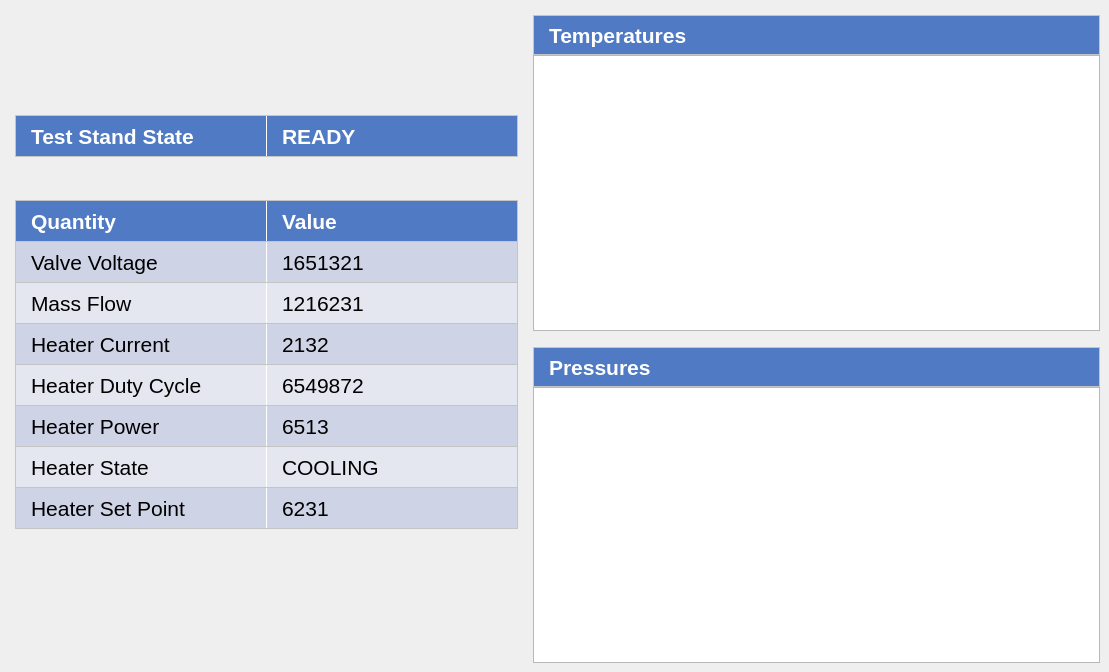
    <widget class="QWidget" name="page_diagnostics">
     <widget class="QFrame" name="diagnostics_state_row">
      <property name="geometry">
       <rect>
        <x>15</x>
        <y>115</y>
        <width>503</width>
        <height>42</height>
       </rect>
      </property>
      <property name="styleSheet">
       <string notr="true">background-color: rgb(255, 255, 255);</string>
      </property>
      <property name="frameShape">
       <enum>QFrame::StyledPanel</enum>
      </property>
      <property name="frameShadow">
       <enum>QFrame::Raised</enum>
      </property>
      <widget class="QLabel" name="diagnostics_state_text">
       <property name="enabled">
        <bool>true</bool>
       </property>
       <property name="geometry">
        <rect>
         <x>1</x>
         <y>1</y>
         <width>250</width>
         <height>40</height>
        </rect>
       </property>
       <property name="font">
        <font>
         <pointsize>16</pointsize>
         <weight>75</weight>
         <bold>true</bold>
        </font>
       </property>
       <property name="styleSheet">
        <string notr="true"> background-color: rgb(80, 122, 196); color: rgb(255, 255, 255); border: 0px;</string>
       </property>
       <property name="text">
        <string>Test Stand State</string>
       </property>
       <property name="indent">
        <number>15</number>
       </property>
      </widget>
      <widget class="QLabel" name="diagnostics_state_value">
       <property name="geometry">
        <rect>
         <x>252</x>
         <y>1</y>
         <width>250</width>
         <height>40</height>
        </rect>
       </property>
       <property name="font">
        <font>
         <pointsize>16</pointsize>
         <weight>75</weight>
         <bold>true</bold>
        </font>
       </property>
       <property name="styleSheet">
        <string notr="true"> background-color: rgb(80, 122, 196); color: rgb(255, 255, 255); border: 0px;</string>
       </property>
       <property name="text">
        <string>READY</string>
       </property>
       <property name="indent">
        <number>15</number>
       </property>
      </widget>
     </widget>
     <widget class="QFrame" name="diagnostics_header">
      <property name="geometry">
       <rect>
        <x>15</x>
        <y>200</y>
        <width>503</width>
        <height>42</height>
       </rect>
      </property>
      <property name="styleSheet">
       <string notr="true">background-color: rgb(255, 255, 255);</string>
      </property>
      <property name="frameShape">
       <enum>QFrame::StyledPanel</enum>
      </property>
      <property name="frameShadow">
       <enum>QFrame::Raised</enum>
      </property>
      <widget class="QLabel" name="diagnostics_quantity_text">
       <property name="enabled">
        <bool>true</bool>
       </property>
       <property name="geometry">
        <rect>
         <x>1</x>
         <y>1</y>
         <width>250</width>
         <height>40</height>
        </rect>
       </property>
       <property name="font">
        <font>
         <pointsize>16</pointsize>
         <weight>75</weight>
         <bold>true</bold>
        </font>
       </property>
       <property name="styleSheet">
        <string notr="true"> background-color: rgb(80, 122, 196); color: rgb(255, 255, 255); border: 0px;</string>
       </property>
       <property name="text">
        <string>Quantity</string>
       </property>
       <property name="indent">
        <number>15</number>
       </property>
      </widget>
      <widget class="QLabel" name="diagnostics_value_text">
       <property name="geometry">
        <rect>
         <x>252</x>
         <y>1</y>
         <width>250</width>
         <height>40</height>
        </rect>
       </property>
       <property name="font">
        <font>
         <pointsize>16</pointsize>
         <weight>75</weight>
         <bold>true</bold>
        </font>
       </property>
       <property name="styleSheet">
        <string notr="true"> background-color: rgb(80, 122, 196); color: rgb(255, 255, 255); border: 0px;</string>
       </property>
       <property name="text">
        <string>Value</string>
       </property>
       <property name="indent">
        <number>15</number>
       </property>
      </widget>
     </widget>
     <widget class="QFrame" name="diagnostics_row01">
      <property name="geometry">
       <rect>
        <x>15</x>
        <y>241</y>
        <width>503</width>
        <height>42</height>
       </rect>
      </property>
      <property name="styleSheet">
       <string notr="true">background-color: rgb(255, 255, 255);</string>
      </property>
      <property name="frameShape">
       <enum>QFrame::StyledPanel</enum>
      </property>
      <property name="frameShadow">
       <enum>QFrame::Raised</enum>
      </property>
      <widget class="QLabel" name="diagnostics_r01_label">
       <property name="enabled">
        <bool>true</bool>
       </property>
       <property name="geometry">
        <rect>
         <x>1</x>
         <y>1</y>
         <width>250</width>
         <height>40</height>
        </rect>
       </property>
       <property name="font">
        <font>
         <pointsize>16</pointsize>
         <weight>50</weight>
         <bold>false</bold>
        </font>
       </property>
       <property name="styleSheet">
        <string notr="true">color: rgb(0, 0, 0); border: 0px;
background-color: rgb(206, 211, 230);</string>
       </property>
       <property name="text">
        <string>Valve Voltage</string>
       </property>
       <property name="indent">
        <number>15</number>
       </property>
      </widget>
      <widget class="QLabel" name="diagnostics_r01_value">
       <property name="geometry">
        <rect>
         <x>252</x>
         <y>1</y>
         <width>250</width>
         <height>40</height>
        </rect>
       </property>
       <property name="font">
        <font>
         <pointsize>16</pointsize>
         <weight>50</weight>
         <bold>false</bold>
        </font>
       </property>
       <property name="styleSheet">
        <string notr="true">color: rgb(0, 0, 0); border: 0px;
background-color: rgb(206, 211, 230);</string>
       </property>
       <property name="text">
        <string>1651321</string>
       </property>
       <property name="indent">
        <number>15</number>
       </property>
      </widget>
     </widget>
     <widget class="QFrame" name="diagnostics_row02">
      <property name="geometry">
       <rect>
        <x>15</x>
        <y>282</y>
        <width>503</width>
        <height>42</height>
       </rect>
      </property>
      <property name="styleSheet">
       <string notr="true">background-color: rgb(255, 255, 255);</string>
      </property>
      <property name="frameShape">
       <enum>QFrame::StyledPanel</enum>
      </property>
      <property name="frameShadow">
       <enum>QFrame::Raised</enum>
      </property>
      <widget class="QLabel" name="diagnostics_r02_label">
       <property name="enabled">
        <bool>true</bool>
       </property>
       <property name="geometry">
        <rect>
         <x>1</x>
         <y>1</y>
         <width>250</width>
         <height>40</height>
        </rect>
       </property>
       <property name="font">
        <font>
         <pointsize>16</pointsize>
         <weight>50</weight>
         <bold>false</bold>
        </font>
       </property>
       <property name="styleSheet">
        <string notr="true">color: rgb(0, 0, 0); border: 0px;
background-color: rgb(229, 231, 240);</string>
       </property>
       <property name="text">
        <string>Mass Flow</string>
       </property>
       <property name="indent">
        <number>15</number>
       </property>
      </widget>
      <widget class="QLabel" name="diagnostics_r02_value">
       <property name="geometry">
        <rect>
         <x>252</x>
         <y>1</y>
         <width>250</width>
         <height>40</height>
        </rect>
       </property>
       <property name="font">
        <font>
         <pointsize>16</pointsize>
         <weight>50</weight>
         <bold>false</bold>
        </font>
       </property>
       <property name="styleSheet">
        <string notr="true">color: rgb(0, 0, 0); border: 0px;
background-color: rgb(229, 231, 240);</string>
       </property>
       <property name="text">
        <string>1216231</string>
       </property>
       <property name="indent">
        <number>15</number>
       </property>
      </widget>
     </widget>
     <widget class="QFrame" name="diagnostics_row04">
      <property name="geometry">
       <rect>
        <x>15</x>
        <y>364</y>
        <width>503</width>
        <height>42</height>
       </rect>
      </property>
      <property name="styleSheet">
       <string notr="true">background-color: rgb(255, 255, 255);</string>
      </property>
      <property name="frameShape">
       <enum>QFrame::StyledPanel</enum>
      </property>
      <property name="frameShadow">
       <enum>QFrame::Raised</enum>
      </property>
      <widget class="QLabel" name="diagnostics_r04_label">
       <property name="enabled">
        <bool>true</bool>
       </property>
       <property name="geometry">
        <rect>
         <x>1</x>
         <y>1</y>
         <width>250</width>
         <height>40</height>
        </rect>
       </property>
       <property name="font">
        <font>
         <pointsize>16</pointsize>
         <weight>50</weight>
         <bold>false</bold>
        </font>
       </property>
       <property name="styleSheet">
        <string notr="true">color: rgb(0, 0, 0); border: 0px;
background-color: rgb(229, 231, 240);</string>
       </property>
       <property name="text">
        <string>Heater Duty Cycle</string>
       </property>
       <property name="indent">
        <number>15</number>
       </property>
      </widget>
      <widget class="QLabel" name="diagnostics_r04_value">
       <property name="geometry">
        <rect>
         <x>252</x>
         <y>1</y>
         <width>250</width>
         <height>40</height>
        </rect>
       </property>
       <property name="font">
        <font>
         <pointsize>16</pointsize>
         <weight>50</weight>
         <bold>false</bold>
        </font>
       </property>
       <property name="styleSheet">
        <string notr="true">color: rgb(0, 0, 0); border: 0px;
background-color: rgb(229, 231, 240);</string>
       </property>
       <property name="text">
        <string>6549872</string>
       </property>
       <property name="indent">
        <number>15</number>
       </property>
      </widget>
     </widget>
     <widget class="QFrame" name="diagnostics_row03">
      <property name="geometry">
       <rect>
        <x>15</x>
        <y>323</y>
        <width>503</width>
        <height>42</height>
       </rect>
      </property>
      <property name="styleSheet">
       <string notr="true">background-color: rgb(255, 255, 255);</string>
      </property>
      <property name="frameShape">
       <enum>QFrame::StyledPanel</enum>
      </property>
      <property name="frameShadow">
       <enum>QFrame::Raised</enum>
      </property>
      <widget class="QLabel" name="diagnostics_r03_label">
       <property name="enabled">
        <bool>true</bool>
       </property>
       <property name="geometry">
        <rect>
         <x>1</x>
         <y>1</y>
         <width>250</width>
         <height>40</height>
        </rect>
       </property>
       <property name="font">
        <font>
         <pointsize>16</pointsize>
         <weight>50</weight>
         <bold>false</bold>
        </font>
       </property>
       <property name="styleSheet">
        <string notr="true">color: rgb(0, 0, 0); border: 0px;
background-color: rgb(206, 211, 230);</string>
       </property>
       <property name="text">
        <string>Heater Current</string>
       </property>
       <property name="indent">
        <number>15</number>
       </property>
      </widget>
      <widget class="QLabel" name="diagnostics_r03_value">
       <property name="geometry">
        <rect>
         <x>252</x>
         <y>1</y>
         <width>250</width>
         <height>40</height>
        </rect>
       </property>
       <property name="font">
        <font>
         <pointsize>16</pointsize>
         <weight>50</weight>
         <bold>false</bold>
        </font>
       </property>
       <property name="styleSheet">
        <string notr="true">color: rgb(0, 0, 0); border: 0px;
background-color: rgb(206, 211, 230);</string>
       </property>
       <property name="text">
        <string>2132</string>
       </property>
       <property name="indent">
        <number>15</number>
       </property>
      </widget>
     </widget>
     <widget class="QFrame" name="diagnostics_row06">
      <property name="geometry">
       <rect>
        <x>15</x>
        <y>446</y>
        <width>503</width>
        <height>42</height>
       </rect>
      </property>
      <property name="styleSheet">
       <string notr="true">background-color: rgb(255, 255, 255);</string>
      </property>
      <property name="frameShape">
       <enum>QFrame::StyledPanel</enum>
      </property>
      <property name="frameShadow">
       <enum>QFrame::Raised</enum>
      </property>
      <widget class="QLabel" name="diagnostics_r06_label">
       <property name="enabled">
        <bool>true</bool>
       </property>
       <property name="geometry">
        <rect>
         <x>1</x>
         <y>1</y>
         <width>250</width>
         <height>40</height>
        </rect>
       </property>
       <property name="font">
        <font>
         <pointsize>16</pointsize>
         <weight>50</weight>
         <bold>false</bold>
        </font>
       </property>
       <property name="styleSheet">
        <string notr="true">color: rgb(0, 0, 0); border: 0px;
background-color: rgb(229, 231, 240);</string>
       </property>
       <property name="text">
        <string>Heater State</string>
       </property>
       <property name="indent">
        <number>15</number>
       </property>
      </widget>
      <widget class="QLabel" name="diagnostics_r06_value">
       <property name="geometry">
        <rect>
         <x>252</x>
         <y>1</y>
         <width>250</width>
         <height>40</height>
        </rect>
       </property>
       <property name="font">
        <font>
         <pointsize>16</pointsize>
         <weight>50</weight>
         <bold>false</bold>
        </font>
       </property>
       <property name="styleSheet">
        <string notr="true">color: rgb(0, 0, 0); border: 0px;
background-color: rgb(229, 231, 240);</string>
       </property>
       <property name="text">
        <string>COOLING</string>
       </property>
       <property name="indent">
        <number>15</number>
       </property>
      </widget>
     </widget>
     <widget class="QFrame" name="diagnostics_row05">
      <property name="geometry">
       <rect>
        <x>15</x>
        <y>405</y>
        <width>503</width>
        <height>42</height>
       </rect>
      </property>
      <property name="styleSheet">
       <string notr="true">background-color: rgb(255, 255, 255);</string>
      </property>
      <property name="frameShape">
       <enum>QFrame::StyledPanel</enum>
      </property>
      <property name="frameShadow">
       <enum>QFrame::Raised</enum>
      </property>
      <widget class="QLabel" name="diagnostics_r05_label">
       <property name="enabled">
        <bool>true</bool>
       </property>
       <property name="geometry">
        <rect>
         <x>1</x>
         <y>1</y>
         <width>250</width>
         <height>40</height>
        </rect>
       </property>
       <property name="font">
        <font>
         <pointsize>16</pointsize>
         <weight>50</weight>
         <bold>false</bold>
        </font>
       </property>
       <property name="styleSheet">
        <string notr="true">color: rgb(0, 0, 0); border: 0px;
background-color: rgb(206, 211, 230);</string>
       </property>
       <property name="text">
        <string>Heater Power</string>
       </property>
       <property name="indent">
        <number>15</number>
       </property>
      </widget>
      <widget class="QLabel" name="diagnostics_r05_value">
       <property name="geometry">
        <rect>
         <x>252</x>
         <y>1</y>
         <width>250</width>
         <height>40</height>
        </rect>
       </property>
       <property name="font">
        <font>
         <pointsize>16</pointsize>
         <weight>50</weight>
         <bold>false</bold>
        </font>
       </property>
       <property name="styleSheet">
        <string notr="true">color: rgb(0, 0, 0); border: 0px;
background-color: rgb(206, 211, 230);</string>
       </property>
       <property name="text">
        <string>6513</string>
       </property>
       <property name="indent">
        <number>15</number>
       </property>
      </widget>
     </widget>
     <widget class="QFrame" name="diagnostics_row07">
      <property name="geometry">
       <rect>
        <x>15</x>
        <y>487</y>
        <width>503</width>
        <height>42</height>
       </rect>
      </property>
      <property name="styleSheet">
       <string notr="true">background-color: rgb(255, 255, 255);</string>
      </property>
      <property name="frameShape">
       <enum>QFrame::StyledPanel</enum>
      </property>
      <property name="frameShadow">
       <enum>QFrame::Raised</enum>
      </property>
      <widget class="QLabel" name="diagnostics_r07_label">
       <property name="enabled">
        <bool>true</bool>
       </property>
       <property name="geometry">
        <rect>
         <x>1</x>
         <y>1</y>
         <width>250</width>
         <height>40</height>
        </rect>
       </property>
       <property name="font">
        <font>
         <pointsize>16</pointsize>
         <weight>50</weight>
         <bold>false</bold>
        </font>
       </property>
       <property name="styleSheet">
        <string notr="true">color: rgb(0, 0, 0); border: 0px;
background-color: rgb(206, 211, 230);</string>
       </property>
       <property name="text">
        <string>Heater Set Point</string>
       </property>
       <property name="indent">
        <number>15</number>
       </property>
      </widget>
      <widget class="QLabel" name="diagnostics_r07_value">
       <property name="geometry">
        <rect>
         <x>252</x>
         <y>1</y>
         <width>250</width>
         <height>40</height>
        </rect>
       </property>
       <property name="font">
        <font>
         <pointsize>16</pointsize>
         <weight>50</weight>
         <bold>false</bold>
        </font>
       </property>
       <property name="styleSheet">
        <string notr="true">color: rgb(0, 0, 0); border: 0px;
background-color: rgb(206, 211, 230);</string>
       </property>
       <property name="text">
        <string>6231</string>
       </property>
       <property name="indent">
        <number>15</number>
       </property>
      </widget>
     </widget>
     <widget class="QGraphicsView" name="diagnostics_plot1">
      <property name="geometry">
       <rect>
        <x>533</x>
        <y>55</y>
        <width>567</width>
        <height>276</height>
       </rect>
      </property>
     </widget>
     <widget class="QGraphicsView" name="diagnostics_plot2">
      <property name="geometry">
       <rect>
        <x>533</x>
        <y>387</y>
        <width>567</width>
        <height>276</height>
       </rect>
      </property>
     </widget>
     <widget class="QFrame" name="diagnostics_plot1_title_frame">
      <property name="geometry">
       <rect>
        <x>533</x>
        <y>15</y>
        <width>567</width>
        <height>40</height>
       </rect>
      </property>
      <property name="styleSheet">
       <string notr="true">background-color: rgb(255, 255, 255);</string>
      </property>
      <property name="frameShape">
       <enum>QFrame::StyledPanel</enum>
      </property>
      <property name="frameShadow">
       <enum>QFrame::Raised</enum>
      </property>
      <widget class="QLabel" name="diagnostics_plot1_title">
       <property name="enabled">
        <bool>true</bool>
       </property>
       <property name="geometry">
        <rect>
         <x>1</x>
         <y>1</y>
         <width>565</width>
         <height>38</height>
        </rect>
       </property>
       <property name="font">
        <font>
         <pointsize>16</pointsize>
         <weight>75</weight>
         <bold>true</bold>
        </font>
       </property>
       <property name="styleSheet">
        <string notr="true"> background-color: rgb(80, 122, 196); color: rgb(255, 255, 255); border: 0px;</string>
       </property>
       <property name="text">
        <string>Temperatures</string>
       </property>
       <property name="alignment">
        <set>Qt::AlignLeading|Qt::AlignLeft|Qt::AlignVCenter</set>
       </property>
       <property name="indent">
        <number>15</number>
       </property>
      </widget>
     </widget>
     <widget class="QFrame" name="diagnostics_plot2_title_frame">
      <property name="geometry">
       <rect>
        <x>533</x>
        <y>347</y>
        <width>567</width>
        <height>40</height>
       </rect>
      </property>
      <property name="styleSheet">
       <string notr="true">background-color: rgb(255, 255, 255);</string>
      </property>
      <property name="frameShape">
       <enum>QFrame::StyledPanel</enum>
      </property>
      <property name="frameShadow">
       <enum>QFrame::Raised</enum>
      </property>
      <widget class="QLabel" name="diagnostics_plot2_title">
       <property name="enabled">
        <bool>true</bool>
       </property>
       <property name="geometry">
        <rect>
         <x>1</x>
         <y>1</y>
         <width>565</width>
         <height>38</height>
        </rect>
       </property>
       <property name="font">
        <font>
         <pointsize>16</pointsize>
         <weight>75</weight>
         <bold>true</bold>
        </font>
       </property>
       <property name="styleSheet">
        <string notr="true"> background-color: rgb(80, 122, 196); color: rgb(255, 255, 255); border: 0px;</string>
       </property>
       <property name="text">
        <string>Pressures</string>
       </property>
       <property name="alignment">
        <set>Qt::AlignLeading|Qt::AlignLeft|Qt::AlignVCenter</set>
       </property>
       <property name="indent">
        <number>15</number>
       </property>
      </widget>
     </widget>
    </widget>
